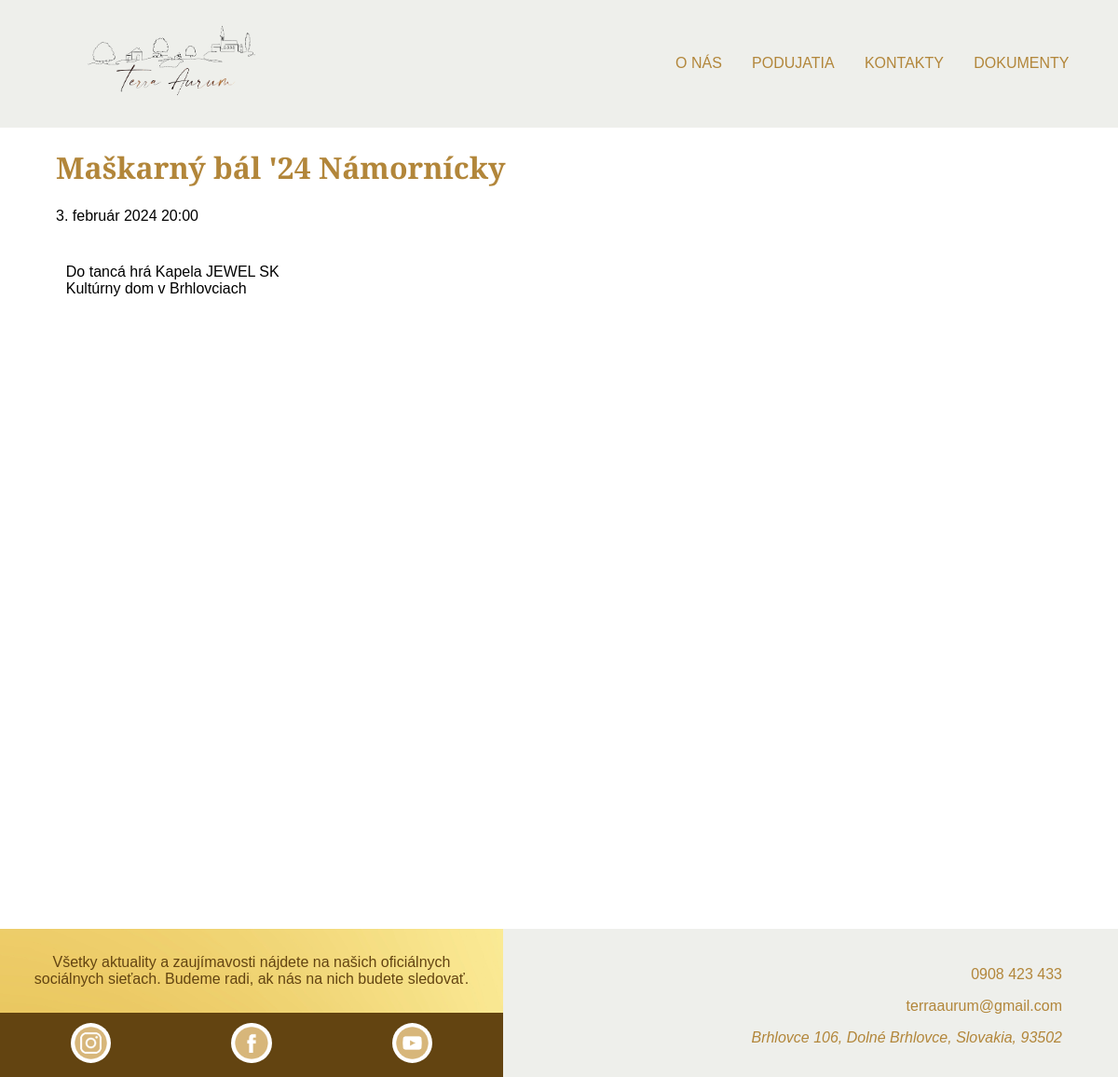
Screenshot of /events/maskarny-bal-24-namornicky-2024-02-03/ with the database file from the repository.
### core/models.py (models this page shows, shortened)
class Event(models.Model):
    title = models.CharField(max_length=200)
    description = models.TextField()
    time = models.DateTimeField()
    slug = models.SlugField(unique=True)

### core/views.py (the view)
# urls.py: path('events/<slug:slug>/', views.event, name='event'),
def event(request, slug):
    template = f'{template_folder}/events/event.html'
    this_event = get_event(slug=slug)
    data = {
        "title": this_event.title,
        "menu": menu,
        'event': this_event
    }
    return render(request, template, context=data)

### core/functions.py (called while the page is built)
def get_event(slug):
    return Event.objects.get(slug=slug)

### templates/pages/events/event.html
{% extends "base.html" %}
{% block content %}
<div id="content-inside">
    <div class="event-page">
        <div class="event-header">
            <h1 class="color">{{ event.title }}</h1>
            <p>{{ event.time }}</p>
        </div>
        <div class="event-content">
            <p>{{ event.description|linebreaks }}</p>
        </div>
    </div>
</div>
{% endblock %}

### static/css/main.css (style rules this page uses)
body { margin: 0; font-family: "Cinzel", sans-serif; }
.color { color: #B2863A; }

### rows the page displays
Event: title "Maškarný bál '24 Námornícky", time "3. február 2024 20:00", description "Do tancá hrá Kapela JEWEL SK Kultúrny dom v Brhlovciach"

### other values shown
{{ key }} "O NÁS" "PODUJATIA" "KONTAKTY" "DOKUMENTY"
